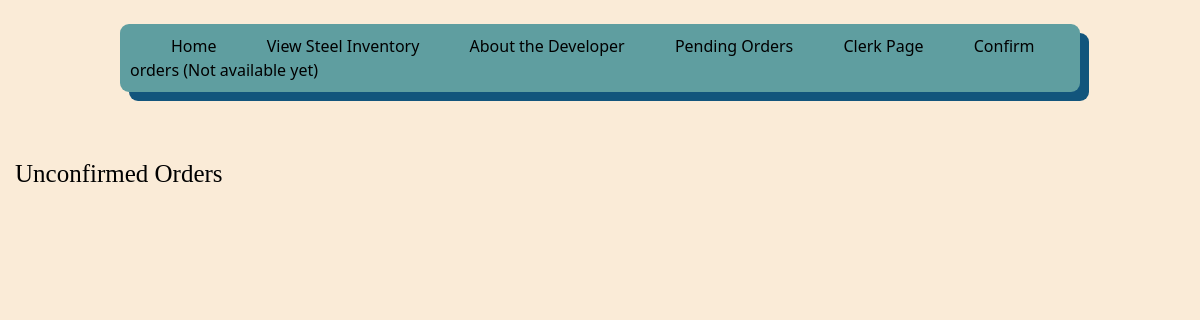
/UnfinishedTransactions (signed in), run on an earlier commit of the app's database.
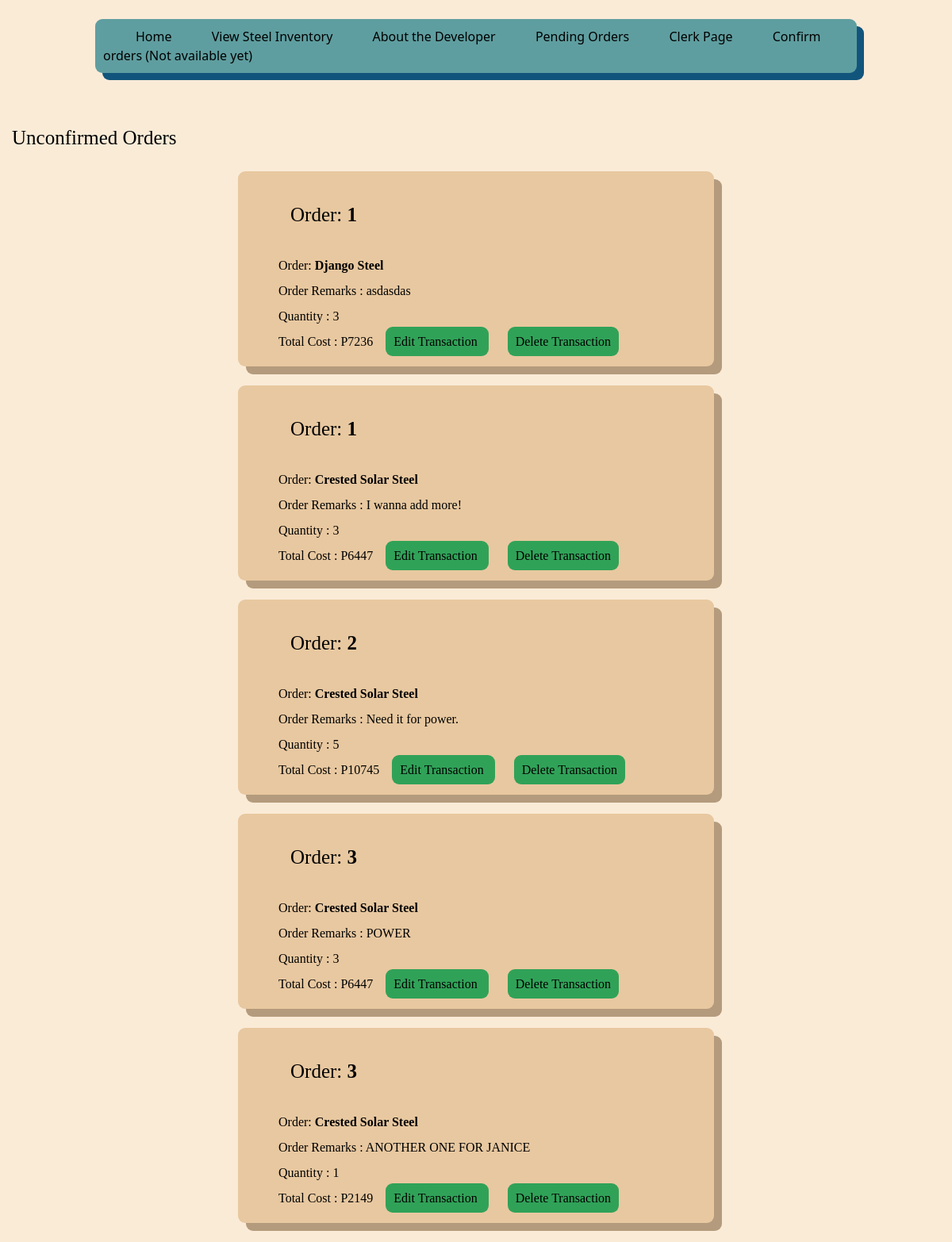
And on a later commit of the database.
### Inventory/models.py (models this page shows, shortened)
class OrderedProduct(models.Model):
    remarks = models.CharField(max_length=200)
    quantity = models.IntegerField(default=0)
    totalcost = models.IntegerField(default=0)
    OrderedProductID = models.CharField(default=None, unique=True, max_length=13)
    OrderID = models.ForeignKey(FinalOrder, default=None, on_delete=models.CASCADE)
    Marks = models.ForeignKey(Product, on_delete=models.CASCADE)
    objects = models.Manager()

class FinalOrder(models.Model):
    TotalCost = models.IntegerField(default=0)
    ProductInfo = models.CharField(max_length=400)
    Finished = models.IntegerField(default=0) #0 is for not yet finished
    OrderDate = models.DateField(auto_now_add=True)#auto_now_add=True)
    Verification = models.CharField(default=None,unique=True, max_length=13, null=True, blank=True) #Orderid -> verification
    BL = models.ForeignKey(Consignee, null=False, blank=True, on_delete=models.CASCADE)
    Shipper = models.ForeignKey(Company, on_delete=models.CASCADE, default=None, null=True, blank=True)
    NotifyName = models.ForeignKey(NotifyParty, default=None, on_delete=models.CASCADE, null=True, blank=True)
    NumOfBL = models.IntegerField(default=3, null=True, blank=True)
    PayAt = models.CharField(default='', max_length=70, null=True, blank=True)
    Place = models.CharField(default="Kaohsiung, Taiwan", max_length=70, null=False)
    PlaceDate = models.CharField(default='', max_length=100, blank=True)
    Charges = models.FloatField(default=None, max_length=11, validators=[MinValueValidator(float('0.01'))], null=True, blank=True)
    RevTons = models.CharField(max_length=1000, default=None, null=True, blank=True)
    Rate = models.FloatField(default=None, null=True, validators=[MinValueValidator(float('0.01'))])
    Prepaid = models.CharField(max_length=20, default='', blank=True)
    Collect = models.CharField(max_length=20, default='', blank=True)
    Portload = models.CharField(max_length=255, default='', blank=True)
    Portdis = models.CharField(max_length=255, default='', blank=True)
    TranshTo = models.CharField(max_length=50, default='', null=True, blank=True)
    FinalDest = models.CharField(max_length=255, default='', null=True, blank=True)
    Voyage = models.SmallIntegerField(default=0, null=False, blank=True)
    objects = models.Manager()

class Product(models.Model): #Steels, not food
    objects = models.Manager()
    Name = models.CharField(max_length=200, unique=True)
    Image = models.ImageField(default=None, null= True, blank=True, upload_to="images/") #not have image if we dont have one, uploaded to images folder automatically
    Manufacturer = models.CharField(default=None, max_length=100)
    ManuLoc = models.CharField(default=None,max_length=255)
    Color = models.CharField(default=None, max_length=20)
    Measurement = models.CharField(default=None, max_length=30)
    Description = models.CharField(default=None, max_length=500)
    GrossWeight = models.CharField(default=None, max_length=40)
    Marks = models.CharField(default=None, null=True, max_length=300)
    Length = models.CharField(max_length=20)
    Cost = models.CharField(max_length=10) #declared value USD
    Stock = models.BigIntegerField(default=0)
    Contact = models.CharField(max_length=500)

### Inventory/views.py (the view)
# urls.py: path('UnfinishedTransactions', views.EditTrans, name='UnfTrans'),
def EditTrans(request):
    condition = ""
    pricelist = 0
    Orders = FinalOrder.objects.all()
    OrderedProducts = OrderedProduct.objects.all().order_by('OrderID')
    if request.user.is_authenticated:
        condition = True
        return render(request,'Inventory/cart.html',{
                    'C' : condition,
                    'CurrentProd' : OrderedProducts,
                    'O' : Orders,
                    'price' : pricelist
                })
    else:
        condition = False
        return render(request,'Inventory/cart.html',{
                'C' : condition
            })

### Inventory/templates/Inventory/cart.html (shortened to what this page needs)
{% extends 'Inventory/base.html' %}
{% load static %}
    {% block content %}
    <br><br>
    <div class="Largetext"> Unconfirmed Orders </div>
            {% for c in CurrentProd %}
            <div class="container">
                <div class="bodytext">
                <div class="Largetext"> Order:  <b> {{c.OrderID.pk}} </b> </div>
                Order: <b> {{c.Marks.Name}} </b> <br>
                Order Remarks : {{c.remarks}} <br>
                Quantity : {{c.quantity}} <br>
                Total Cost : P{{c.totalcost}}
                <a class="Button" href="{% url 'editorder' pk=c.pk %}" style="margin-left: 1vw;"> Edit Transaction </a>
                <a class="Button" href="{% url 'deltrans' pk=c.pk %}" style="margin-left: 2vw;"> Delete Transaction </a>
                </div>
            </div>
            <br>
            {% endfor %}
    {% endblock %}

What changed in the data, as far as the page shows it:
added OrderedProduct: OrderID.pk "1", Marks.Name "Django Steel", remarks "asdasdas", quantity "3", totalcost "7236"
added OrderedProduct: OrderID.pk "1", Marks.Name "Crested Solar Steel", remarks "I wanna add more!", quantity "3", totalcost "6447"
added OrderedProduct: OrderID.pk "2", Marks.Name "Crested Solar Steel", remarks "Need it for power.", quantity "5", totalcost "10745"
added OrderedProduct: OrderID.pk "3", Marks.Name "Crested Solar Steel", remarks "POWER", quantity "3", totalcost "6447"
added OrderedProduct: OrderID.pk "3", Marks.Name "Crested Solar Steel", remarks "ANOTHER ONE FOR JANICE", quantity "1", totalcost "2149"
